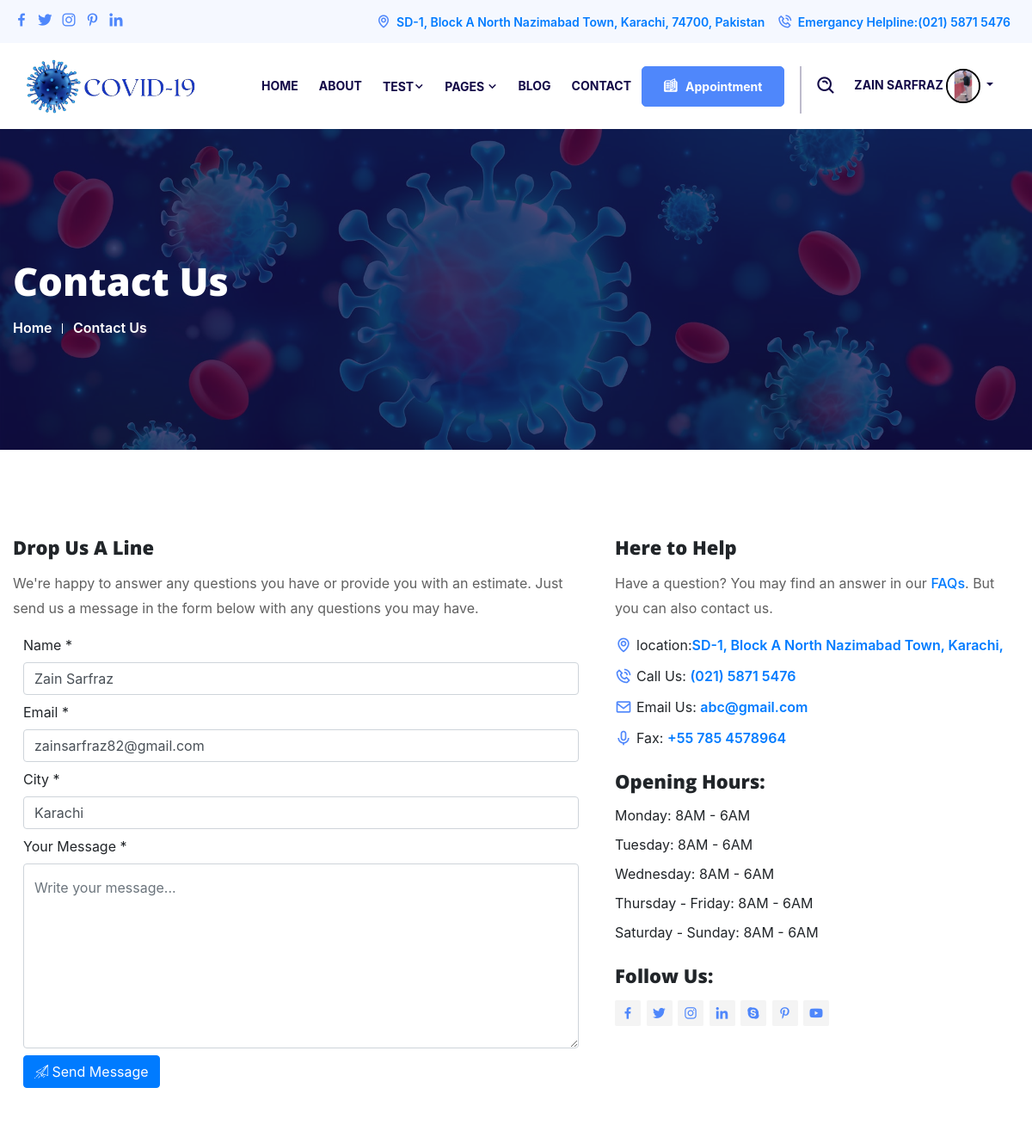
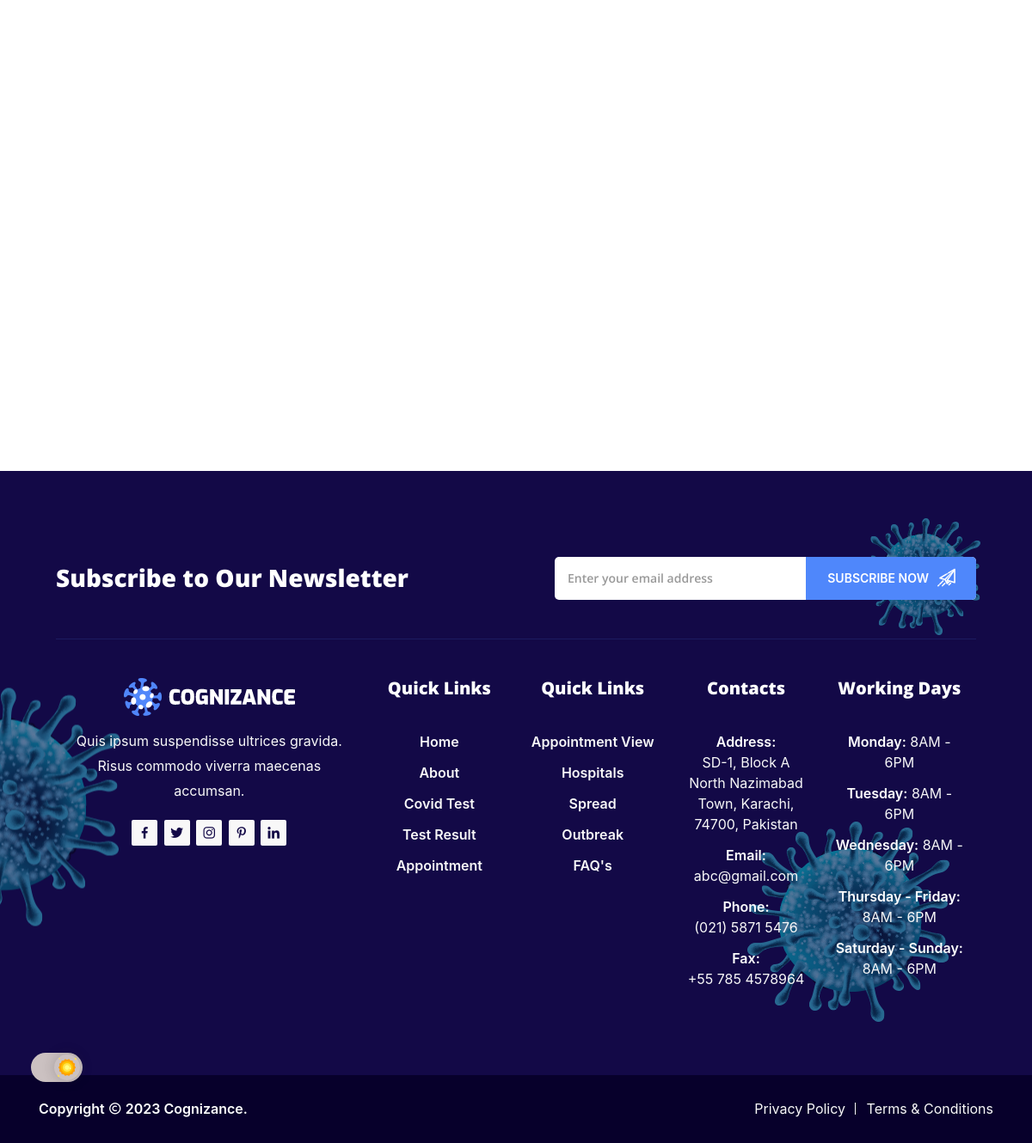
The app's page /contact.php (signed in) with its own data (2 pictures, top to bottom).
### tables this page shows
CREATE TABLE `paitent` (
  `id` int(11) NOT NULL,
  `Username` varchar(255) NOT NULL,
  `Email` varchar(255) NOT NULL,
  `City` varchar(255) NOT NULL,
  `Area` varchar(255) NOT NULL,
  `Password` varchar(255) NOT NULL,
  `Image` varchar(255) NOT NULL,
  `Status` varchar(40) NOT NULL DEFAULT '1'
);

### contact.php (the view, shortened to what this page needs)
<?php
include('includes/header.php');
require("Includes/config.php");
$username = $_SESSION["email"];
$query = mysqli_query($conn, "SELECT * FROM `paitent` WHERE `Email` = '$username'");
$rows = mysqli_fetch_assoc($query);
?>
<section class="page-title-area">
    <div class="container-fluid">
        <div class="page-title-content">
            <h2>Contact Us</h2>
            <ul>
                <li><a href="index.php">Home</a></li>
                <li>Contact Us</li>
            </ul>
        </div>
    </div>
</section>
<section class="contact-area ptb-100">
    <div class="container-fluid">
        <div class="row">
            <div class="col-lg-7 col-md-12">
                <div class="contact-form">
                    <h3>Drop Us A Line</h3>
                    <p>We're happy to answer any questions you have or provide you with an estimate. Just send us a
                        message in the form below with any questions you may have.</p>
                    <div class="row">
                        <form method="post" action="contact.php" class="form-group">
                            <div class="col-lg-12 col-md-6">
                                <div class="form-outline mb-2">
                                    <label>Name <span>*</span></label>
                                    <br>
                                    <input type="text" name="name" class="form-control"
                                        value="<?php echo $rows['Username'] ?>">
                                </div>
                            </div>
                            <div class="col-lg-12 col-md-6">
                                <div class="form-outline mb-2">
                                    <label>Email <span>*</span></label>
                                    <br>
                                    <input type="email" name="email" class="form-control"
                                        value="<?php echo $rows['Email'] ?>">
                                </div>
                            </div>
                            <div class="col-lg-12 col-md-12">
                                <div class="form-outline mb-2">
                                    <label>City <span>*</span></label>
                                    <br>
                                    <input type="text" name="city" class="form-control"
                                        value="<?php echo $rows['City'] ?>">
                                </div>
                            </div>
                            <div class="col-lg-12 col-md-12">
                                <div class="form-outline mb-2">
                                    <label>Your Message <span>*</span></label>
                                    <br>
                                    <textarea name="message" cols="5" rows="8" class="form-control"
                                        placeholder="Write your message..."></textarea>
                                </div>
                            </div>
                            <div class="col-lg-12 col-md-12">
                                <button type="submit" name="submit" class="btn  btn-primary"><i
                                        class="flaticon-plane"></i> Send
                                    Message</button>
                            </div>
                    </div>
                </div>
            </div>
            <div class="col-lg-5 col-md-12">
                <div class="contact-info">
                    <h3>Here to Help</h3>
                    <p>Have a question? You may find an answer in our <a href="faq.php">FAQs</a>. But you can also
                        contact us.</p>
                    <ul class="contact-list">
                        <li><i class="bx bx-map"></i>location:<a
                                href="https://www.google.com/maps/place/Aptech+Computer+Education+North+Nazimabad+Center/@24.9273781,67.02842,17z/data=!3m1!4b1!4m6!3m5!1s0x3eb33f90157042d3:0x93d609e8bec9a880!8m2!3d24.9273733!4d67.0330334!16s%2Fg%2F11xyvbmyb?entry=ttu"
                                target="_blank"> SD-1, Block A North Nazimabad Town, Karachi,
                            </a></li>
                        <li><i class="bx bx-phone-call"></i> Call Us: <a href="tel:(021) 5871 5476">(021) 5871
                                5476</a>
                        </li>
                        <li><i class="bx bx-envelope"></i> Email Us: <a
                                href="https://mail.google.com/mail/u/0/#inbox?compose=CllgCJfpJnrjGDsfnPkKpsnTKxnHKdhmMDGMHKFFbQRZcvcBstZZfKLMbStmhzhNjDTltkKjrJq"
                                target="_blank">abc@gmail.com</span></a>
                        </li>
                        <li><i class="bx bx-microphone"></i> Fax: <a href="tel:+55 785 4578964">+55 785 4578964</a>
                        </li>
                    </ul>
                    <h3>Opening Hours:</h3>
                    <ul class="opening-hours">
                        <li><span>Monday:</span> 8AM - 6AM</li>
                        <li><span>Tuesday:</span> 8AM - 6AM</li>
                        <li><span>Wednesday:</span> 8AM - 6AM</li>
                        <li><span>Thursday - Friday:</span> 8AM - 6AM</li>
                        <li><span>Saturday - Sunday:</span> 8AM - 6AM </li>
                    </ul>
                    <h3>Follow Us:</h3>
                    <ul class="social">
                        <li><a href="https://www.facebook.com" target="_blank"><i class="bx bxl-facebook"></i></a>
                        </li>
                        <li><a href="https://www.twitter.com" target="_blank"><i class="bx bxl-twitter"></i></a>
                        </li>
                        <li><a href="https://www.instagram.com" target="_blank"><i class="bx bxl-instagram"></i></a>
                        </li>
                        <li><a href="https://www.linkedin.com" target="_blank"><i class="bx bxl-linkedin"></i></a>
                        </li>
                        <li><a href="https://www.skype.com" target="_blank"><i class="bx bxl-skype"></i></a></li>
                        <li><a href="https://www.pinterest.com" target="_blank"><i class="bx bxl-pinterest-alt"></i></a>
                        </li>
                        <li><a href="https://www.youtube.com" target="_blank"><i class="bx bxl-youtube"></i></a>
                        </li>
                    </ul>
                </div>
            </div>
        </div>
    </div>
</section>
<div id="map">
    <iframe
        src="https://www.google.com/maps/embed?pb=!1m18!1m12!1m3!1d57890.20566602487!2d66.95681574863282!3d24.927373300000014!2m3!1f0!2f0!3f0!3m2!1i1024!2i768!4f13.1!3m3!1m2!1s0x3eb33f90157042d3%3A0x93d609e8bec9a880!2sAptech%20Computer%20Education%20North%20Nazimabad%20Center!5e0!3m2!1sen!2s!4v1697391102112!5m2!1sen!2s"
        width="600" height="450" style="border:0;" allowfullscreen="" loading="lazy"
></iframe>
</div>
<?php
include("includes/footer.php");
?>
</body>
</html>

### Includes/header.php (shortened to what this page needs)
<!doctype html>
<html lang="zxx">
<head>
    <link rel="stylesheet" href="https://maxcdn.bootstrapcdn.com/bootstrap/4.5.2/css/bootstrap.min.css">
    <link rel="stylesheet" href="assets/css/bootstrap.min.css">
    <link rel="stylesheet" href="Hospital/hospital/Files/css/sb-admin-2.css">
    <link rel="stylesheet" href="Hospital/hospital/Files/css/sb-admin-2.min.css">
    <link rel="stylesheet" href="assets/css/animate.min.css">
    <link rel="stylesheet" href="assets/css/owl.carousel.min.css">
    <link rel="stylesheet" href="assets/css/flaticon.css">
    <link rel="stylesheet" href="assets/css/magnific-popup.min.css">
    <link rel="stylesheet" href="assets/css/meanmenu.min.css">
    <link rel="stylesheet" href="assets/css/boxicons.min.css">
    <link rel="stylesheet" href="assets/css/nice-select.min.css">
    <link rel="stylesheet" href="assets/css/slick.min.css">
    <link rel="stylesheet" href="assets/css/odometer.min.css">
    <link rel="stylesheet" href="assets/css/datatables.min.css">
    <link rel="stylesheet" href="assets/css/mainsss.css">
    <link rel="stylesheet" href="assets/css/dark.css">
    <link href="https://cdn.jsdelivr.net/npm/bootstrap@5.5.0/dist/css/bootstrap.min.css" rel="stylesheet">
    <link rel="stylesheet" href="assets/css/responsive.css">
    <link rel="stylesheet" href="assets/css/loader.css">
    <link href="https://maxcdn.bootstrapcdn.com/bootstrap/4.5.2/css/bootstrap.min.css" rel="stylesheet">
</head>
<body>
    <header class="header-area">
        <div class="top-header">
            <div class="container-fluid">
                <div class="row align-items-center">
                    <div class="col-lg-4 col-md-12">
                        <ul class="top-header-social">
                            <li> <a href="https://www.facebook.com" target="_blank"><i class="bx bxl-facebook"></i></a>
                            </li>
                            <li> <a href="https://www.Twitter.com" target="_blank"><i class="bx bxl-twitter"></i></a>
                            </li>
                            <li> <a href="https://www.instagram.com" target="_blank"><i
                                        class="bx bxl-instagram"></i></a>
                            </li>
                            <li><a href="https://www.pinterest.com/" target="_blank"><i
                                        class="bx bxl-pinterest-alt"></i></a></li>
                            <li> <a href="https://www.linkedin.com" target="_blank"><i class="bx bxl-linkedin"></i></a>
                            </li>
                        </ul>
                    </div>
                    <div class="col-lg-8 col-md-12">
                        <ul class="top-header-contact-info">
                            <li><a href="https://www.google.com/maps/place/Aptech+Computer+Education+North+Nazimabad+Center/@24.9273781,67.02842,17z/data=!3m1!4b1!4m6!3m5!1s0x3eb33f90157042d3:0x93d609e8bec9a880!8m2!3d24.9273733!4d67.0330334!16s%2Fg%2F11xyvbmyb?entry=ttu"
                                    target="_blank"><i class="bx bx-map"></i> SD-1, Block A North Nazimabad Town,
                                    Karachi,
                                    74700, Pakistan
                                </a> </li>
                            <li> <a href="tel:(021) 5871 5476"><i class="bx bx-phone-call"></i> Emergancy Helpline:(021)
                                    5871
                                    5476</a></li>
                        </ul>
                    </div>
                </div>
            </div>
        </div>
        <div class="navbar-area col-lg-12">
            <div class="cognizance-nav">
                <div class="container-fluid">
                    <nav class="navbar navbar-expand-md navbar-light">
                        <a class="navbar-brand" href="index.php">
                            <img src="assets/img/logos2.png" class="main-logo vh-10" alt="logo" width="200">
                        </a>
                        <div class="collapse navbar-collapse mean-menu">
                            <?php
                            if (!isset($_SESSION["email"])) {
                            ?>
                            <ul class="navbar-nav">
                                <li class="nav-item"><a href="index.php" class="nav-link ">Home</a></li>
                                </li>
                                <li class="nav-item"><a href="about-1.php" class="nav-link">About</a></li>
                                </li>
                                <li class="nav-item"><a href="#" class="nav-link">Pages <i
                                            class="bx bx-chevron-down"></i></a>
                                    <ul class="dropdown-menu">
                                        <li class="nav-item"><a href="hospital.php" class="nav-link">Hospital</a></li>
                                        <li class="nav-item"><a href="spread.php" class="nav-link">Spreads</a></li>
                                        <li class="nav-item"><a href="out-break.php" class="nav-link">Outbreak</a></li>
                                        <li class="nav-item"><a href="faq.php" class="nav-link">FAQ</a></li>
                                    </ul>
                                </li>
                                <li class="nav-item"><a href="single-post.php" class="nav-link">Blog</a></li>
                                <li class="nav-item"><a href="Register.php" class="nav-link">Register</a></li>
                                <li class="nav-item"><a href="login.php" class="nav-link">Login</a></li>
                            </ul>
                            <?php
                            } else {
                                ?>
                                                            <ul class="navbar-nav">
                                <li class="nav-item"><a href="index.php" class="nav-link ">Home</a></li>
                                <li class="nav-item"><a href="about-1.php" class="nav-link">About</a></li>
                                <li class="nav-item"><a href="#" class="nav-link">Test<i
                                            class="bx bx-chevron-down"></i></a>
                                </li>
                                <li class="nav-item"><a href="#" class="nav-link">Pages <i
                                            class="bx bx-chevron-down"></i></a>
                                </li>
                                <li class="nav-item"><a href="single-post.php" class="nav-link">Blog</a></li>
                                <li class="nav-item"><a href="contact.php" class="nav-link">Contact</a></li>
                                <div class="option-item mt-2">
                                    <a href="appointment.php" class="default-btn"><i class="flaticon-open-book"></i>
                                        Appointment</a>
                                </div>
                            </ul>
                            <?php
                            require("config.php");
$username = $_SESSION["email"];
$query = "SELECT * FROM `Paitent` WHERE `Email` = '$username'";
$result = mysqli_query($conn, $query);
$result1 = mysqli_fetch_assoc($result);
                            ?>
                            <div class="others-option d-flex align-items-center zains">
                                <div class="option-item">
                                    <div class="search-btn-box">
                                        <i class="search-btn bx bx-search-alt"></i>
                                    </div>
                                </div>
                                <div class="option-item navbar-nav zains col-lg-4">
                                    <li class="nav-item">
                                        <a href="#" class="nav-link dropdown-toggle" data-toggle="dropdown"
                                            role="button" aria-haspopup="true" aria-expanded="false">
                                            <span>
                                                <?php echo $result1['Username'] ?>
                                            </span>
                                            <img src="<?php echo 'userimg/' . $result1['Image'] ?>" alt="" height="40px"
                                                width="40px" style="border-radius: 200px; border:2px solid black ;">
                                        </a>
                                    </li>
                                </div>
                            </div>
                            <?php
                            }
                            ?>
                        </div>
                    </nav>
                </div>
            </div>
        </div>
    </header>

### assets/css/loader.css (style rules this page uses)
body { margin: 0; padding: 0; }

### records on screen
paitent: Username "ZAIN SARFRAZ", Image (picture), name "Zain Sarfraz", email "zainsarfraz82@gmail.com", city "Karachi"
